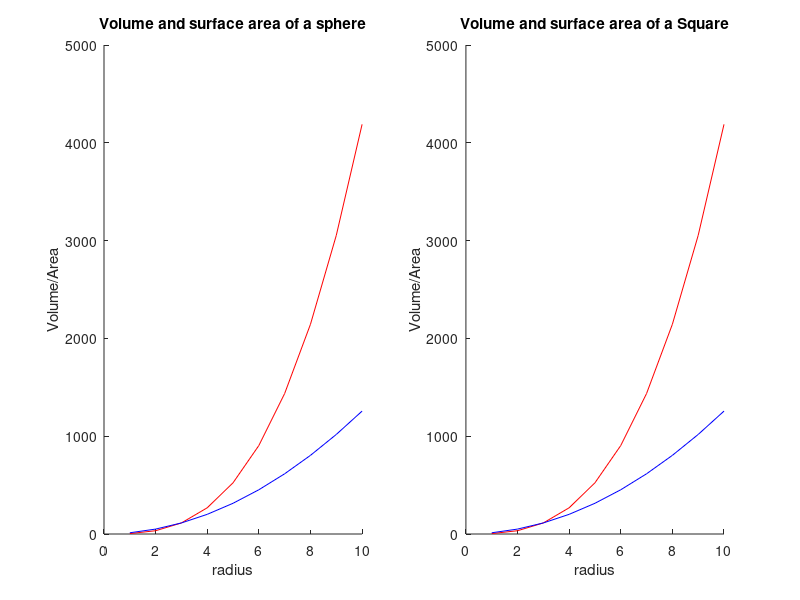

Write MATLAB code to recreate this figure.
radius=[1:10];
VolumeSphere=(4/3)*pi*(radius).^3;
SurfaceSphere=4*pi*(radius).^2;

radius=[1:10];
VolumeSquare=(radius).^3;
SurfaceSquare=6*(radius).^2;

subplot(1,2,1);
title('Volume and surface area of a sphere')
xlabel('radius')
ylabel('Volume/Area')
hold on;
plot(radius,VolumeSphere,'red')
plot(radius,SurfaceSphere,'blue')
hold off;
subplot(1,2,2); 
hold on;
title('Volume and surface area of a Square')
xlabel('radius')
ylabel('Volume/Area')

plot(radius,VolumeSphere,'red')
plot(radius,SurfaceSphere,'blue')
hold off;